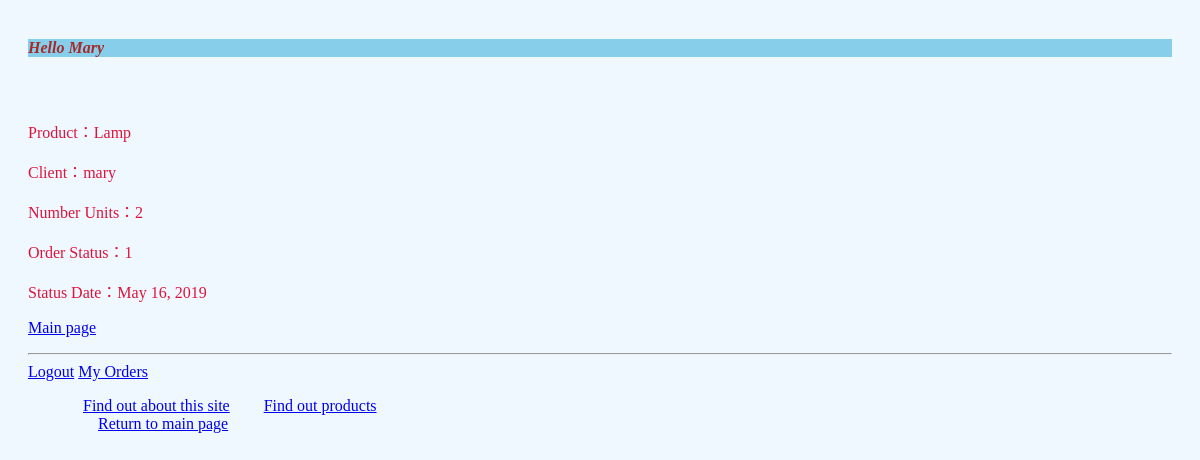
Screenshot of /myapp/myorders/ (signed in) with the database file from the repository.
### myapp/models.py (models this page shows, shortened)
class Order(models.Model):
    ORDERSTATUS_CHOICES = [(0,'Order Cancelled'),(1, 'Order Placed'),(2, 'Order Shipped'),(3, 'Order Delivered')]
    product = models.ForeignKey(Product, on_delete=models.CASCADE) #because it's FK, if delete, cascade delete
    client = models.ForeignKey(Client, on_delete=models.CASCADE)
    num_units = models.PositiveIntegerField(default=1)
    order_status = models.IntegerField(choices=ORDERSTATUS_CHOICES, default=1)
    status_date = models.DateField(_("Date"), default=datetime.date.today)

class Product(models.Model):
    category = models.ForeignKey(Category, related_name='products', on_delete=models.CASCADE)
    name = models.CharField(max_length=200)
    price = models.DecimalField(max_digits=10, decimal_places=2)
    stock = models.PositiveIntegerField(default=100)
    available = models.BooleanField(default=True)
    description = models.TextField(blank=True)
    interested = models.PositiveIntegerField(default=0)
    def __str__(self):
        return self.name

### myapp/views.py (the view)
# urls.py: url(r'^myapp/myorders/', views.myorders, name='myorders'),
def myorders(request):
    msgNotUser = 'You are not a registered client!'
    msgNotOrder = 'This account does not have an order yet.'
    if request.user.is_authenticated:
        if (Order.objects.filter(client=request.user).exists() == True):
            orderlist = Order.objects.get(client=request.user)
            return render(request, 'myapp/myorders.html', {'orderlist': orderlist})
        else:
            return render(request, 'myapp/myorders.html', {'msgNotOrder': msgNotOrder})
    else:
        return render(request, 'myapp/myorders.html', {'msgNotUser': msgNotUser})

### myapp/models.py (called while the page is built)
    def __str__(self):
        return self.username

### templates/myapp/myorders.html
{% extends "myapp/base.html" %}
    {% block body_block %}
        {% if  user.is_authenticated  %}
            {% if orderlist %}
                <br><br>
                <p>Product：{{ orderlist.product }}</p>
                <p>Client：{{ orderlist.client }}</p>
                <p>Number Units：{{ orderlist.num_units }}</p>
                <p>Order Status：{{ orderlist.order_status }}</p>
                <p>Status Date：{{ orderlist.status_date }}</p>
            {% else %}
                <p>  {{ msgNotOrder }} </p>
            {% endif %}
        {% else %}
            <p>  {{ msgNotUser }} </p>
        {% endif %}
<p><a href="{%url 'index'%}">Main page</a></p>
    {% endblock %}

### templates/myapp/base.html (shortened to what this page needs)
<!DOCTYPE html>
{% load staticfiles %}
<html>
    <head>
        <link rel="stylesheet" type="text/css" href="{% static 'myapp/style.css' %}" />
    </head>
    <body>
        <div>
            <h1>{% block myhdg %}
                {% if user.is_authenticated %}Hello {{ user.first_name }}
                {% else %}Hello User
                {% endif %}
            {% endblock %}</h1>
            {% block body_block %}*** {% endblock %}
            </div>
            <hr />
        {% if user.is_authenticated %}
            <a href="/myapp/logout/">Logout</a>
            <a href="/myapp/myorders/">My Orders</a>
        {% else %}
            <a href="/myapp/register/">Register Here</a>
            <a href="/myapp/login/">Login</a>
        {% endif %}
        <div>
            <ul>
                <li class="hbar1"><a href="/myapp/about/">Find out about this site</a></li>
                <li class="hbar1"><a href = "/myapp/products/">Find out products</a><br/></li>
                <li class="hbar1"><a href = "{%url 'index'%}">Return to main page</a><br/></li>
            </ul>
        </div>
    </body>
</html>

### myapp/static/myapp/style.css (style rules this page uses)
.hbar1 { display: inline; margin: 15px; }
h1 { background-color: skyblue; color: brown; font-size: medium; font-style: oblique; position: center; }
body { padding: 20px; background-color: aliceblue; color: crimson; }

### rows the page displays
Order: product "Lamp", client "mary", num_units "2", order_status "1", status_date "May 16, 2019"

### other values shown
{{ user.first_name }} "Mary"
